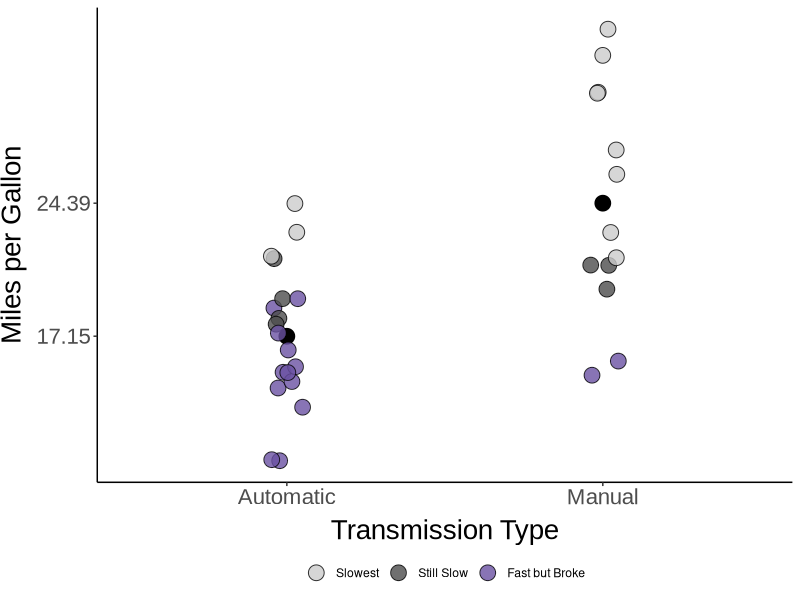
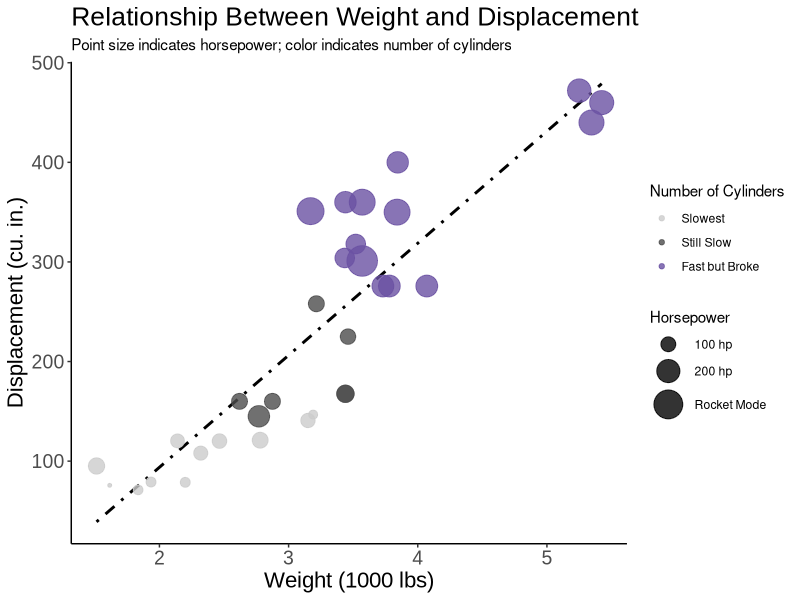
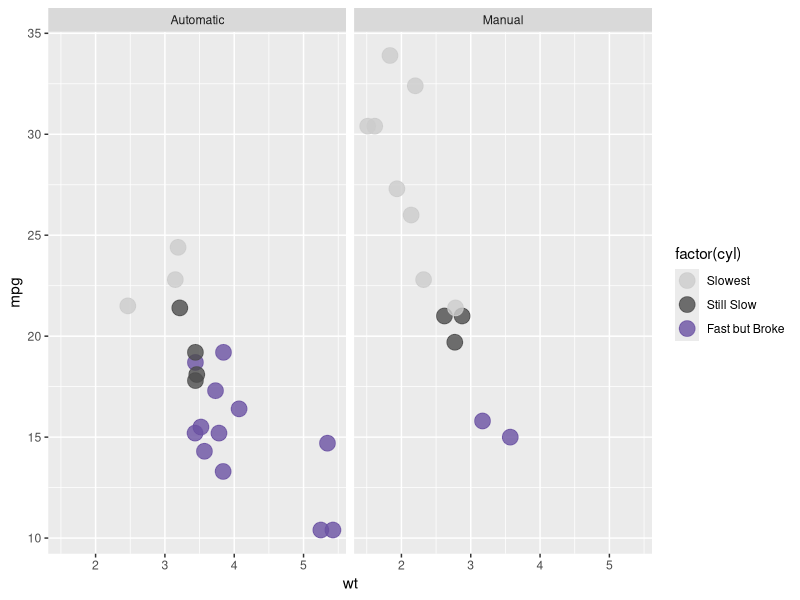
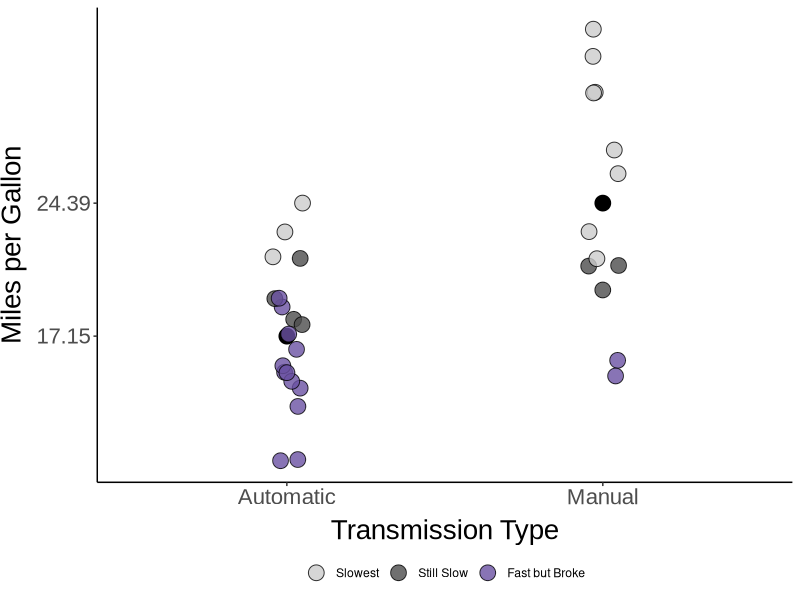
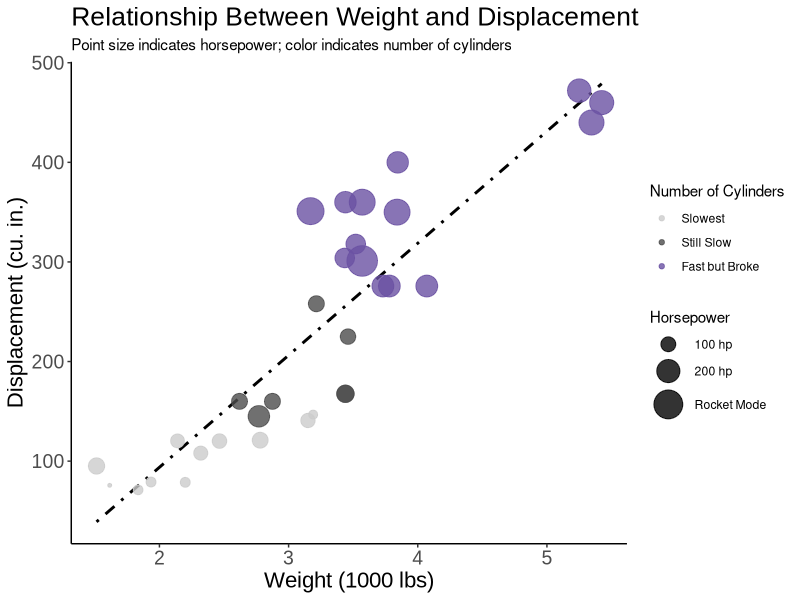

Reproduce these figures in R, in order. (Note: this script raises an error after producing the figures.)
#############
# Part 2
#############


data("mtcars")
library(ggplot2)

am0 <-subset(mtcars, am == 0)
am1 <-subset(mtcars, am == 1)
mn0 <- round(mean(am0$mpg), 2)
mn1 <- round(mean(am1$mpg), 2)

ggplot(data = mtcars, aes(x = factor(am), y = mpg)) +
  stat_summary(fun.data = mean_cl_boot, geom = "errorbar",
               color = "black", width = 0.3) +
  stat_summary(fun = mean, geom = "point",
               size = 5, color = "black") +
  geom_point(position = position_jitter(width = 0.05), size = 5, pch = 21, color = "black", aes(fill = factor(cyl)), alpha = 0.8) +
  scale_fill_manual(
    values = c("grey80", "grey30", "#6a51a3"),
    labels = c("4" = "Slowest", 
               "6" = "Still Slow", 
               "8" = "Fast but Broke")) +        # Custom legend labels
  scale_x_discrete(labels = c("0" = "Automatic", 
                              "1" = "Manual")) +    # Custom x axis labels
  scale_y_continuous(breaks=c(mn0, mn1))+ # Set axis limits and numbers
  labs(
    x = "Transmission Type",
    y = "Miles per Gallon") + 
  theme_classic() +
  theme(
    axis.title.x = element_text( size=20, family= "Arial"
                                , vjust=-0.2
                                 ),
    axis.text.x  = element_text( size=16, family= "Arial"),
    axis.title.y = element_text( size=20, family= "Arial"
                                 , vjust=2
                                 ), # vjust is the distance from the text
    axis.text.y  = element_text( size=16, family= "Arial"),
    legend.title = element_blank(),
    legend.position = "bottom")


ggsave("ex1.png", dpi=600)


## Exercise 2

ggplot(data = mtcars, aes(x = wt, y = disp, color = factor(cyl))) +
  geom_smooth(method = "lm", se = FALSE, color = "black", linetype = "dotdash") +
  geom_point(aes(size = hp), alpha = 0.8) +
  scale_color_manual(
    values = c("grey80", "grey30", "#6a51a3"),
    labels = c("4" = "Slowest", 
               "6" = "Still Slow", 
               "8" = "Fast but Broke")) +        # Custom legend labels
  scale_size_continuous(
    breaks = c(100, 200, 300),  # Define specific breaks for horsepower
    labels = c("100 hp", "200 hp", "Rocket Mode"),  # Corresponding labels for the breaks
    range = c(1, 10)) +  # Define the range of point sizes
  theme_classic() +
  labs(
    size = "Horsepower",  # Label for the size scale
    color = "Number of Cylinders",  # Label for the color scale
    x = "Weight (1000 lbs)",
    y = "Displacement (cu. in.)",
    title = "Relationship Between Weight and Displacement",
    subtitle = "Point size indicates horsepower; color indicates number of cylinders"
  ) +
  theme(
    axis.title.x = element_text( size=16, family= "Arial"),
    axis.text.x  = element_text( size=14, family= "Arial"),
    axis.title.y = element_text( size=16, family= "Arial"), 
    axis.text.y  = element_text( size=14, family= "Arial"),
    plot.title = element_text(size=19, family= "Arial")
 )

ggsave("ex2.png", dpi=600)

######################
# Part 3
######################



ggplot(data = mtcars, aes(x= wt, y = mpg, color = factor(cyl))) +
  geom_point(size = 5, alpha = 0.8) +
  scale_color_manual(
    values = c("grey80", "grey30", "#6a51a3"),
    labels = c("4" = "Slowest", 
               "6" = "Still Slow", 
               "8" = "Fast but Broke")) + 
  facet_wrap(~am, labeller = as_labeller(c("0" = "Automatic", "1" = "Manual")))


## Exercise 2

# Add row names as a new column in the mtcars dataset
mtcars$car_name <- rownames(mtcars)

# Prepare data
tmp <- mtcars %>%
  mutate(annotation = case_when(wt > 5  ~ "yes")) 


###


ggplot(data = mtcars, aes(x= wt, y = mpg, color = factor(cyl)), label = rownames(mtcars)) +
  geom_point(size = 5, alpha = 0.8) +
  scale_color_manual(
    values = c("grey80", "grey30", "#6a51a3"),
    labels = c("4" = "Slowest", 
               "6" = "Still Slow", 
               "8" = "Fast but Broke")) +
  facet_wrap(~am, labeller = as_labeller(c("0" = "Automatic", "1" = "Manual"))) +
  geom_text_repel(data = tmp1 %>% filter(annotation == "yes"), 
                  aes(label = car_name),  # Use the new column for labels
                  size = 3) +
  theme_minimal() +
  labs(
    color = "Number of Cylinders",  # Label for the color scale
    x = "Weight (1000 lbs)",
    y = "Miles Per Gallon",
    title = "Relationship Between Weight and MPG"
  ) +
  theme(
    axis.title.x = element_text( size=16, family= "Arial"),
    axis.text.x  = element_text( size=14, family= "Arial"),
    axis.title.y = element_text( size=16, family= "Arial"), 
    axis.text.y  = element_text( size=14, family= "Arial"),
    plot.title = element_text(size=19, family= "Arial")
  )


###

ggplot(data = mtcars, aes(x= wt, y = mpg, color = factor(cyl)), label = rownames(mtcars)) +
  geom_point(size = 5, alpha = 0.8) +
  scale_color_manual(
    values = c("grey80", "grey30", "#6a51a3"),
    labels = c("4" = "Slowest", 
               "6" = "Still Slow", 
               "8" = "Fast but Broke")) +
  facet_wrap(~am, nrow = 2, labeller = labeller(am = as_labeller(c("0" = "Automatic", "1" = "Manual")))) +
  geom_text_repel(data = tmp1 %>% filter(annotation == "yes"), 
                  aes(label = car_name),  # Use the new column for labels
                  size = 3) +
  theme_classic() +
  labs(
    color = "Number of Cylinders",  # Label for the color scale
    x = "Weight (1000 lbs)",
    y = "Miles Per Gallon",
    title = "Relationship Between Weight and MPG"
  ) +
  theme(
    axis.title.x = element_text( size=16, family= "Arial"),
    axis.text.x  = element_text( size=14, family= "Arial"),
    axis.title.y = element_text( size=16, family= "Arial"), 
    axis.text.y  = element_text( size=14, family= "Arial"),
    plot.title = element_text(size=19, family= "Arial")
  )


ggsave("ex3.1.png", dpi=600)

###

ggplot(data = mtcars, aes(x= wt, y = mpg, color = factor(cyl)), label = rownames(mtcars)) +
  geom_point(size = 5, alpha = 0.8) +
  scale_color_manual(
    values = c("grey80", "grey30", "#6a51a3"),
    labels = c("4" = "Slowest", 
               "6" = "Still Slow", 
               "8" = "Fast but Broke")) +
  facet_wrap(~am, nrow = 2, labeller = labeller(am = as_labeller(c("0" = "Automatic", "1" = "Manual")))) +
  geom_text_repel(data = tmp1 %>% filter(annotation == "yes"), 
                  aes(label = car_name),  # Use the new column for labels
                  size = 3,
                  show.legend = FALSE) +                # REMOVE A IN LEGEND
  theme_classic() +
  labs(
    color = "Number of Cylinders",  # Label for the color scale
    x = "Weight (1000 lbs)",
    y = "Miles Per Gallon",
    title = "Relationship Between Weight and MPG"
  ) +
  theme(
    axis.title.x = element_text( size=16, family= "Arial"),
    axis.text.x  = element_text( size=14, family= "Arial"),
    axis.title.y = element_text( size=16, family= "Arial"), 
    axis.text.y  = element_text( size=14, family= "Arial"),
    plot.title = element_text(size=19, family= "Arial")
  )

ggsave("testex3.png", last_plot(), width = 8, dpi = 600)
